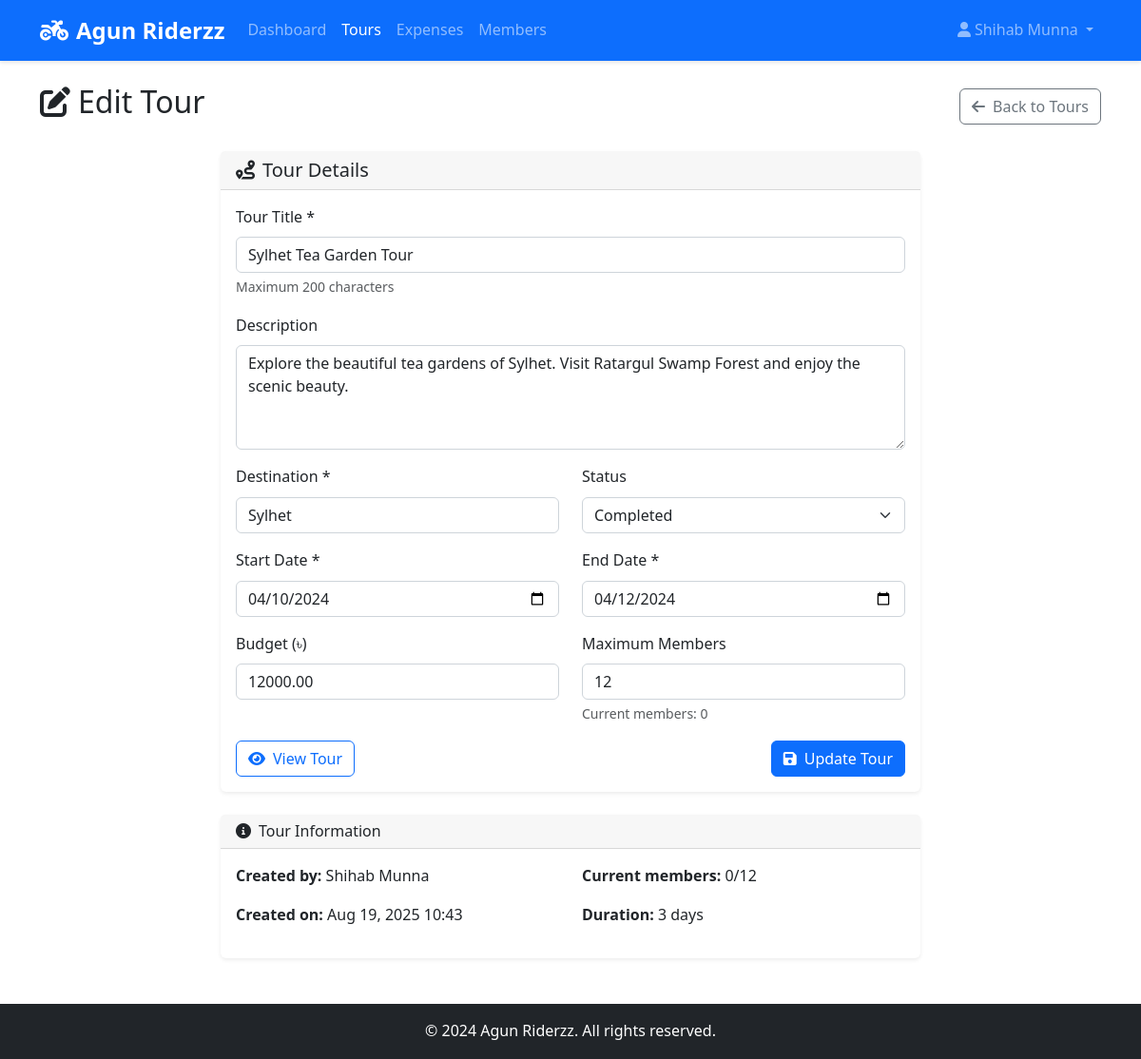
Screenshot of /edit_tour.php?id=2 (signed in) with the database file from the repository.
### tables this page shows
CREATE TABLE `users` (
  `id` int(11) NOT NULL,
  `name` varchar(100) NOT NULL,
  `email` varchar(100) DEFAULT NULL,
  `phone` varchar(20) DEFAULT NULL,
  `facebook_id` varchar(100) DEFAULT NULL,
  `password` varchar(255) DEFAULT NULL,
  `role` enum('admin','member') DEFAULT 'member',
  `profile_image` varchar(255) DEFAULT NULL,
  `created_at` timestamp NOT NULL DEFAULT current_timestamp(),
  `updated_at` timestamp NOT NULL DEFAULT current_timestamp() ON UPDATE current_timestamp()
);

CREATE TABLE `tours` (
  `id` int(11) NOT NULL,
  `title` varchar(200) NOT NULL,
  `description` text DEFAULT NULL,
  `destination` varchar(200) NOT NULL,
  `start_date` date NOT NULL,
  `end_date` date NOT NULL,
  `budget` decimal(10,2) DEFAULT 0.00,
  `max_members` int(11) DEFAULT 20,
  `status` enum('draft','active','completed','cancelled') DEFAULT 'draft',
  `created_by` int(11) DEFAULT NULL,
  `created_at` timestamp NOT NULL DEFAULT current_timestamp(),
  `updated_at` timestamp NOT NULL DEFAULT current_timestamp() ON UPDATE current_timestamp()
);

### includes/functions.php (called while the page is built, shortened)
<?php
function getUserById($user_id) {
    $pdo = getDBConnection();
    $stmt = $pdo->prepare("SELECT * FROM users WHERE id = ?");
    $stmt->execute([$user_id]);
    return $stmt->fetch();
}
function getTourById($tour_id) {
    $pdo = getDBConnection();
    $stmt = $pdo->prepare("
        SELECT t.*, u.name as creator_name,
               (SELECT COUNT(*) FROM tour_members WHERE tour_id = t.id AND status = 'confirmed') as member_count
        FROM tours t
        LEFT JOIN users u ON t.created_by = u.id
        WHERE t.id = ?
    ");
    $stmt->execute([$tour_id]);
    return $stmt->fetch();
}
function formatDateTime($datetime) {
    return date('M d, Y H:i', strtotime($datetime));
}
?>

### edit_tour.php (the view, shortened to what this page needs)
<?php
require_once 'includes/functions.php';
$user_id = $_SESSION['user_id'];
$user = getUserById($user_id);
$tour_id = isset($_GET['id']) ? (int)$_GET['id'] : 0;
$tour = getTourById($tour_id);
?>
<!DOCTYPE html>
<html lang="en">
<head>
    <link href="https://cdn.jsdelivr.net/npm/bootstrap@5.3.0/dist/css/bootstrap.min.css" rel="stylesheet">
    <link href="https://cdnjs.cloudflare.com/ajax/libs/font-awesome/6.0.0/css/all.min.css" rel="stylesheet">
    <link href="assets/css/style.css" rel="stylesheet">
</head>
<body>
    <nav class="navbar navbar-expand-lg navbar-dark bg-primary">
        <div class="container">
            <a class="navbar-brand" href="index.php">
                <i class="fas fa-motorcycle me-2"></i>Agun Riderzz
            </a>
            <div class="collapse navbar-collapse" id="navbarNav">
                <ul class="navbar-nav me-auto">
                    <li class="nav-item">
                        <a class="nav-link" href="index.php">Dashboard</a>
                    </li>
                    <li class="nav-item">
                        <a class="nav-link active" href="tours.php">Tours</a>
                    </li>
                    <li class="nav-item">
                        <a class="nav-link" href="expenses.php">Expenses</a>
                    </li>
                    <li class="nav-item">
                        <a class="nav-link" href="members.php">Members</a>
                    </li>
                </ul>
                <ul class="navbar-nav">
                    <li class="nav-item dropdown">
                        <a class="nav-link dropdown-toggle" href="#" id="navbarDropdown" role="button" data-bs-toggle="dropdown">
                            <i class="fas fa-user me-1"></i><?php echo htmlspecialchars($user['name']); ?>
                        </a>
                    </li>
                </ul>
            </div>
        </div>
    </nav>
    <div class="container mt-4">
        <div class="row mb-4">
            <div class="col-12">
                <div class="d-flex justify-content-between align-items-center">
                    <h2>
                        <i class="fas fa-edit me-2"></i>Edit Tour
                    </h2>
                    <a href="tours.php" class="btn btn-outline-secondary">
                        <i class="fas fa-arrow-left me-2"></i>Back to Tours
                    </a>
                </div>
            </div>
        </div>
        <div class="row">
            <div class="col-lg-8 mx-auto">
                <div class="card">
                    <div class="card-header">
                        <h5 class="mb-0">
                            <i class="fas fa-route me-2"></i>Tour Details
                        </h5>
                    </div>
                    <div class="card-body">
                        <form method="POST" action="" class="needs-validation" novalidate>
                            <div class="row">
                                <div class="col-md-12 mb-3">
                                    <label for="title" class="form-label">Tour Title *</label>
                                    <input type="text" class="form-control" id="title" name="title"
                                           value="<?php echo htmlspecialchars($tour['title']); ?>"
                                           maxlength="200" required>
                                    <div class="form-text">Maximum 200 characters</div>
                                </div>
                                <div class="col-md-12 mb-3">
                                    <label for="description" class="form-label">Description</label>
                                    <textarea class="form-control" id="description" name="description"
                                              rows="4" placeholder="Describe the tour..."><?php echo htmlspecialchars($tour['description']); ?></textarea>
                                </div>
                                <div class="col-md-6 mb-3">
                                    <label for="destination" class="form-label">Destination *</label>
                                    <input type="text" class="form-control" id="destination" name="destination"
                                           value="<?php echo htmlspecialchars($tour['destination']); ?>"
                                           maxlength="200" required>
                                </div>
                                <div class="col-md-6 mb-3">
                                    <label for="status" class="form-label">Status</label>
                                    <select class="form-select" id="status" name="status">
                                        <option value="completed" <?php echo $tour['status'] == 'completed' ? 'selected' : ''; ?>>Completed</option>
                                    </select>
                                </div>
                                <div class="col-md-6 mb-3">
                                    <label for="start_date" class="form-label">Start Date *</label>
                                    <input type="date" class="form-control" id="start_date" name="start_date"
                                           value="<?php echo $tour['start_date']; ?>" required>
                                </div>
                                <div class="col-md-6 mb-3">
                                    <label for="end_date" class="form-label">End Date *</label>
                                    <input type="date" class="form-control" id="end_date" name="end_date"
                                           value="<?php echo $tour['end_date']; ?>" required>
                                </div>
                                <div class="col-md-6 mb-3">
                                    <label for="budget" class="form-label">Budget (৳)</label>
                                    <input type="number" class="form-control" id="budget" name="budget"
                                           value="<?php echo $tour['budget']; ?>"
                                           step="0.01" min="0" placeholder="0.00">
                                </div>
                                <div class="col-md-6 mb-3">
                                    <label for="max_members" class="form-label">Maximum Members</label>
                                    <input type="number" class="form-control" id="max_members" name="max_members"
                                           value="<?php echo $tour['max_members']; ?>"
                                           min="<?php echo $tour['member_count']; ?>" max="100">
                                    <div class="form-text">
                                        Current members: <?php echo $tour['member_count']; ?>
                                    </div>
                                </div>
                            </div>
                            <div class="d-flex justify-content-between">
                                <a href="tour_details.php?id=<?php echo $tour_id; ?>" class="btn btn-outline-primary">
                                    <i class="fas fa-eye me-2"></i>View Tour
                                </a>
                                <div>
                                    <button type="submit" class="btn btn-primary">
                                        <i class="fas fa-save me-2"></i>Update Tour
                                    </button>
                                </div>
                            </div>
                        </form>
                    </div>
                </div>
                <div class="card mt-4">
                    <div class="card-header">
                        <h6 class="mb-0">
                            <i class="fas fa-info-circle me-2"></i>Tour Information
                        </h6>
                    </div>
                    <div class="card-body">
                        <div class="row">
                            <div class="col-md-6">
                                <p><strong>Created by:</strong> <?php echo htmlspecialchars($tour['creator_name']); ?></p>
                                <p><strong>Created on:</strong> <?php echo formatDateTime($tour['created_at']); ?></p>
                            </div>
                            <div class="col-md-6">
                                <p><strong>Current members:</strong> <?php echo $tour['member_count']; ?>/<?php echo $tour['max_members']; ?></p>
                                <p><strong>Duration:</strong> <?php echo date_diff(date_create($tour['start_date']), date_create($tour['end_date']))->days + 1; ?> days</p>
                            </div>
                        </div>
                    </div>
                </div>
            </div>
        </div>
    </div>
    <footer class="bg-dark text-white text-center py-3 mt-5">
        <div class="container">
            <p class="mb-0">&copy; 2024 Agun Riderzz. All rights reserved.</p>
        </div>
    </footer>
</body>
</html>

### assets/css/style.css (style rules this page uses)
:root { --primary-color: #0d6efd; --secondary-color: #6c757d; --success-color: #198754; --danger-color: #dc3545; --warning-color: #ffc107; --info-color: #0dcaf0; --light-color: #f8f9fa; --dark-color: #212529; }
body { font-family: 'Segoe UI', Tahoma, Geneva, Verdana, sans-serif; line-height: 1.6; }
.card { border: none; box-shadow: 0 0.125rem 0.25rem rgba(0, 0, 0, 0.075); transition: all 0.3s ease; }
.card-header { border-bottom: 1px solid rgba(0, 0, 0, 0.125); background-color: rgba(0, 0, 0, 0.03); }
.btn { border-radius: 0.375rem; font-weight: 500; transition: all 0.2s ease; }
.navbar { box-shadow: 0 2px 4px rgba(0, 0, 0, 0.1); }
.navbar-brand { font-weight: 700; font-size: 1.5rem; }
.nav-link { font-weight: 500; transition: color 0.2s ease; }
.form-control, .form-select { border-radius: 0.375rem; border: 1px solid #ced4da; transition: border-color 0.15s ease-in-out, box-shadow 0.15s ease-in-out; }
.form-label { font-weight: 500; color: var(--dark-color); }
footer { margin-top: auto; }

### rows the page displays
users: name "Shihab Munna"
tours: title "Sylhet Tea Garden Tour", description "Explore the beautiful tea gardens of Sylhet. Visit Ratargul Swamp Forest and enjoy the scenic beauty.", destination "Sylhet", status "Completed", start_date "04/10/2024", end_date "04/12/2024", budget "12000.00", max_members "12", created_by.name "Shihab Munna", created_at "Aug 19, 2025 10:43", start_date+end_date+id "3"

### other values shown
$tour['member_count'] "0"
